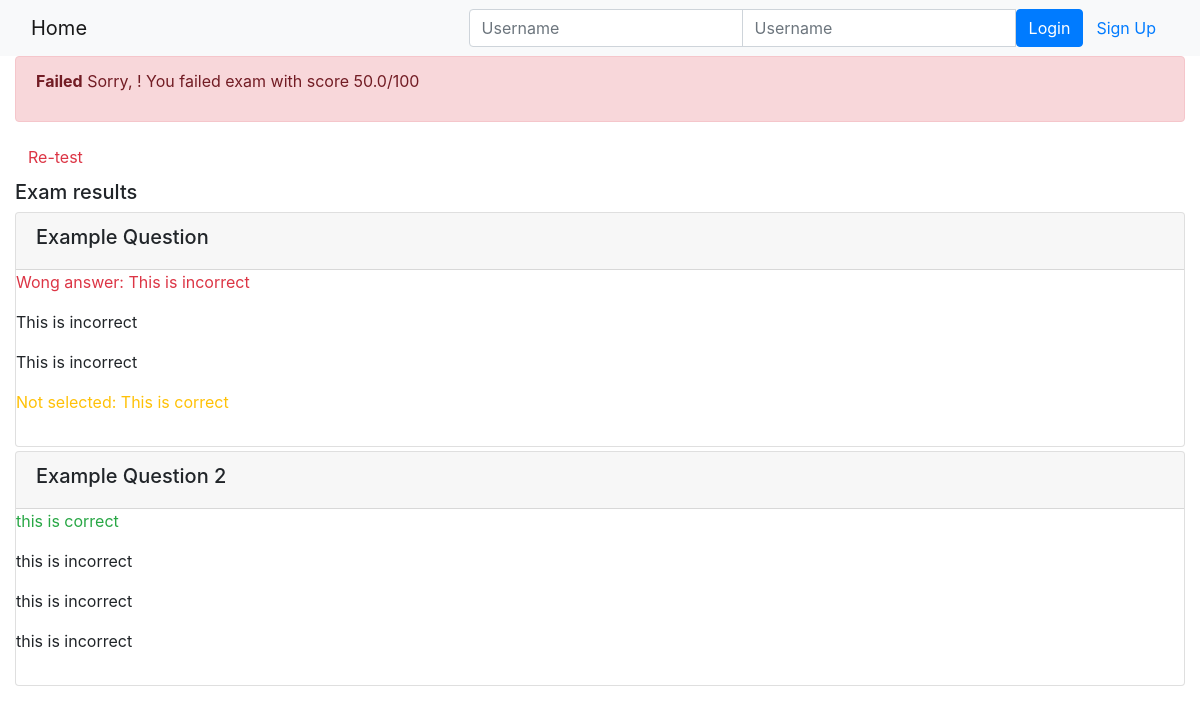
Page /onlinecourse/course/1/submission/1/result/ on the committed database.
### onlinecourse/models.py (models this page shows, shortened)
class Question(models.Model):
    question_text = models.TextField()
    grade = models.IntegerField()
    lesson = models.ForeignKey(Lesson, on_delete=models.CASCADE)
    course = models.ForeignKey(Course, on_delete=models.CASCADE)

class Choice(models.Model):
    text = models.TextField()
    question = models.ForeignKey(Question, on_delete=models.CASCADE)
    is_correct = models.BooleanField()

### onlinecourse/views.py (the view)
# urls.py: path('course/<int:course_id>/submission/<int:submission_id>/result/', views.show_exam_result, name='show_exam_result'),
def show_exam_result(request, course_id, submission_id):
    context = {"course": get_object_or_404(Course, pk=course_id)}
    submission = get_object_or_404(Submission, pk=submission_id)
    correct_choices = 0
    choice_ids = []
    for choice in submission.choices.all():
        choice_ids.append(choice.id)
        if choice.is_correct:
            correct_choices = correct_choices + 1
    if correct_choices != 0:
        context["grade"] = (correct_choices / submission.choices.count()) * 100
    else:
        context["grade"] = 0
    context["selected_ids"] = choice_ids
    return render(request, 'onlinecourse/exam_result_bootstrap.html', context)

### onlinecourse/templates/onlinecourse/exam_result_bootstrap.html (shortened to what this page needs)
<!DOCTYPE html>
<html lang="en">
<head>
    {% load static %}
    <link rel="stylesheet" href="https://maxcdn.bootstrapcdn.com/bootstrap/4.5.2/css/bootstrap.min.css">
</head>
<body>
 <nav class="navbar navbar-light bg-light">
    <div class="container-fluid">
        <div class="navbar-header">
              <a class="navbar-brand" href="{% url 'onlinecourse:index' %}">Home</a>
        </div>
        <ul class="nav navbar-nav navbar-right">
            {% if user.is_authenticated %}
            <li>
                <a class="btn btn-link" href="#">{{ user.first_name }}({{ user.username }})</a>
                <a class="btn btn-link" href="{% url 'onlinecourse:logout' %}">Logout</a>
            </li>
            {% else %}
            <li>
                <form class="form-inline" action="{% url 'onlinecourse:login' %}" method="post">
                    <div class="input-group">
                        <input type="text" class="form-control" placeholder="Username" name="username" >
                        <input type="password" class="form-control" placeholder="Username" name="psw" >
                        <button class="btn btn-primary" type="submit">Login</button>
                        <a class="btn btn-link" href="{% url 'onlinecourse:registration' %}">Sign Up</a>
                    </div>
                </form>
            </li>
            {% endif %}
        </ul>
    </div>
</nav>
<div class="container-fluid">
    {% if grade > 80 %}
    <div class="alert alert-success">
       <p><span class="font-weight-bold">Congratulations, {{ user.first_name }}!</span> You have passed the exam and completed the course with score {{ grade }}/100</p>
    </div>
        {% else %}
        <div class="alert alert-danger">
            <p><span class="font-weight-bold">Failed</span> Sorry, {{ user.first_name }}! You failed exam with score {{ grade }}/100</p>
        </div>
        <a class="btn btn-link text-danger" href="{% url 'onlinecourse:course_details' course.id %}">Re-test</a>
        {% endif %}
        <div class="card-columns-vertical mt-1">
        <h5 class="">Exam results</h5>
            {% for question in course.question_set.all %}
                    <div class="card mt-1">
                            <div class="card-header"><h5>{{ question.question_text}}</h5></div>
                            <div class="form-group">
                               {% for choice in question.choice_set.all %}
                                   {% if choice.id in selected_ids %}
                                       {% if choice.is_correct %}
                                           <p class="text-success">{{ choice.text }}</p>
                                       {% else %}
                                           <p class="text-danger">Wong answer: {{ choice.text }}</p>
                                       {% endif %}
                                   {% else %}
                                       {% if choice.is_correct %}
                                           <p class="text-warning">Not selected: {{ choice.text }}</p>
                                       {% else %}
                                           <p>{{ choice.text }}</p>
                                       {% endif %}
                                   {% endif %}
                               {% endfor %}
                            </div>
                        </div>
                {% endfor %}
        </div>
    </div>
</body>
</html>

### rows in the picture
Question: question_text "Example Question"
Choice: text "This is incorrect"
Choice: text "This is incorrect"
Choice: text "This is incorrect"
Choice: text "This is correct"
Question: question_text "Example Question 2"
Choice: text "this is correct"
Choice: text "this is incorrect"
Choice: text "this is incorrect"
Choice: text "this is incorrect"

### other values in the picture
{{ grade }} "50.0"
